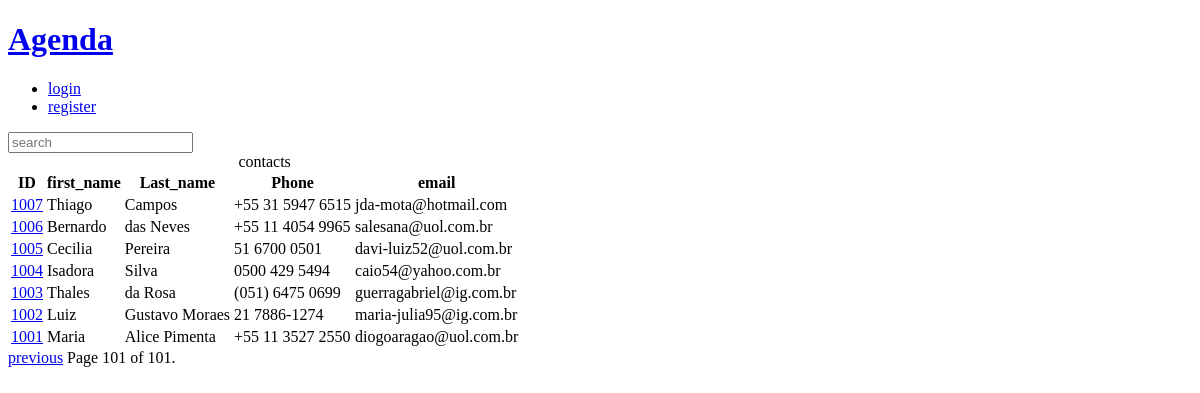
/?page=101&q=, run on the app's committed database.
### contact/models.py (models this page shows, shortened)
class Contact(models.Model):
    first_name = models.CharField(max_length=50)
    last_name = models.CharField(max_length=50,blank=True)
    phone = models.CharField(max_length=15)
    email = models.EmailField(max_length=254, blank=True)
    created_date = models.DateTimeField(default=timezone.now)
    description = models.TextField(blank=True)
    show = models.BooleanField(default=True)
    picture = models.ImageField(upload_to='pictures/%Y/%m', blank=True, null=True)
    Category = models.ForeignKey(
        category,
        on_delete=models.SET_NULL,
        blank=True,
        null=True,
        )
    owner = models.ForeignKey(
        User,
        on_delete=models.SET_NULL,
        blank=True, null=True
    )

### contact/views/contact_views.py (the view)
# urls.py: path('', views.inedex, name = 'index'),
def inedex (request):
    Contacts = Contact.objects.filter(show = True).order_by('-id')
    paginator = Paginator(Contacts, 10)
    page_number = request.GET.get("page")
    page_obj = paginator.get_page(page_number)
    context = {
        "page_obj": page_obj,
        "site_title" : 'Contatos - '
    }
    return render(
        request,
        "contact/index.html",
        context
        )

### contact/templates/contact/index.html
{% extends "global/base.html" %}
{% block content %}
{% if page_obj %}
    <div class = "responsive-table">
        <table class = "contacts-table">
            <caption class = "table-caption">
                contacts
            </caption>
            <thead>
                <tr class="table-row table-row-header">
                   <th class="table-header">ID</th>
                   <th class="table-header">first_name</th>
                   <th class="table-header">Last_name</th>
                   <th class="table-header">Phone</th>
                   <th class="table-header">email</th>
                </tr>
            </thead>
            <tbody>
                {%for contact in page_obj%}
                    <tr class="table-row">
                        <td class="table-cel">
                         <a
                            class="table-link"
                            href="{% url 'contact:contact' contact.id %}">
                            {{contact.id}}
                         </a>
                        </td>
                        <td class="table-cel">
                            {{contact.first_name}}
                        </td>
                        <td class="table-cel">
                             {{contact.last_name}}
                        </td>
                        <td class="table-cel">
                             {{contact.phone}}
                        </td>
                        <td class="table-cel">
                             {{contact.email}}
                        </td>
                    </tr>
                {% endfor %}
            </tbody>
        </table>
    </div>
    {% else %}
    <div class="single-contact">
      <h1 class="single-contact-name">
        NENHUM CONTATO ECONTRADO
      </h1>
    </div>
{% endif %}
{% endblock content%}

### base_static/global/css/style.css (style rules this page uses)
body { background-color: #ffffff; }
.responsive-table { width: 100%; overflow-x: auto; }

### data on the page
Contact: id "1007", first_name "Thiago", last_name "Campos", phone "+55 31 5947 6515", email "jda-mota@hotmail.com"
Contact: id "1006", first_name "Bernardo", last_name "das Neves", phone "+55 11 4054 9965", email "salesana@uol.com.br"
Contact: id "1005", first_name "Cecilia", last_name "Pereira", phone "51 6700 0501", email "davi-luiz52@uol.com.br"
Contact: id "1004", first_name "Isadora", last_name "Silva", phone "0500 429 5494", email "caio54@yahoo.com.br"
Contact: id "1003", first_name "Thales", last_name "da Rosa", phone "(051) 6475 0699", email "guerragabriel@ig.com.br"
Contact: id "1002", first_name "Luiz", last_name "Gustavo Moraes", phone "21 7886-1274", email "maria-julia95@ig.com.br"
Contact: id "1001", first_name "Maria", last_name "Alice Pimenta", phone "+55 11 3527 2550", email "diogoaragao@uol.com.br"

### other printed values
{{ page_obj.number }} "101"
{{ page_obj.paginator.num_pages }} "101"
